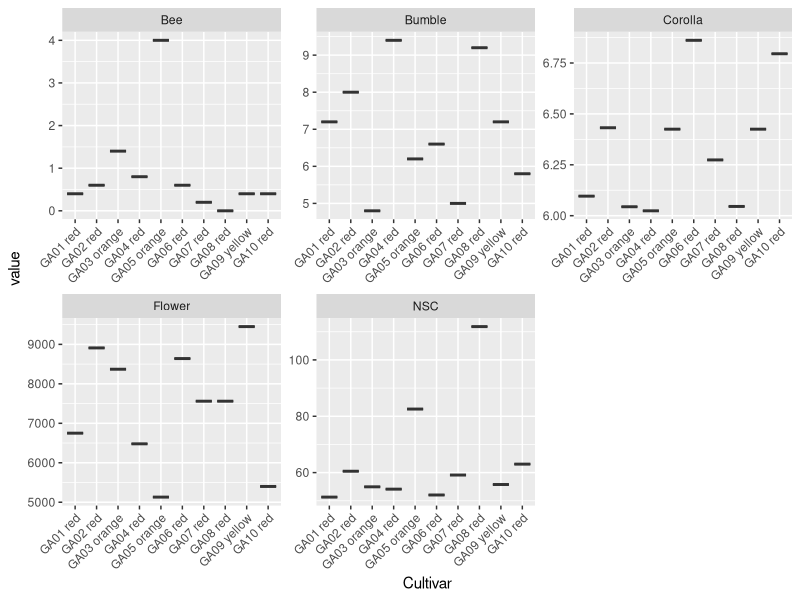

Here is the R script that generated this plot:
## ---- chunk 1
knitr::opts_chunk$set(echo = TRUE)
## ---- chunk 2
library(tidyverse)
## ---- chunk 3
DL<-read_csv("DL.csv")
GA<-read.csv("GA.csv")
LF<-read.csv("LF.csv")
LV<-read.csv("LV.csv")
MP<-read.csv("MP.csv")
PV<-read.csv("PV.csv")
SE<-read.csv("SE.csv")
SV<-read.csv("SV.csv")
## ---- chunk 4
data_frame<-bind_rows(GA,PV,SE,LF,LV,MP,DL,SV)
## ---- chunk 5
data_frame_new<-data_frame %>% select (Variety,Bee,Bee_sd,Bumble,Bumble_sd,NSC,NSC_sd,Corolla,Corolla_sd,Flower,
                                       Flower_sd,Colour)
## ---- chunk 6
data_frame_new <- data_frame_new %>% mutate(Cultivar = paste(Variety, Colour, sep = " "))
## ---- chunk 7
data_frame_new$Cultivar<-as.factor(data_frame_new$Cultivar)
## ---- chunk 8
summary(data_frame_new)

## ---- chunk 9
#| collapse = TRUE
data_frame_new
## ---- chunk 10
data_frame_new %>% pivot_longer(cols=c("NSC","Corolla","Flower","Bee","Bumble"),
                              names_to="variable",values_to="value") %>% slice_head(n=50) %>%
  ggplot() +
    geom_boxplot(aes(y = value, x = Cultivar)) +
    theme(axis.text.x = element_text(angle = 45, hjust = 1)) +
    facet_wrap(vars(variable), scales = "free")

